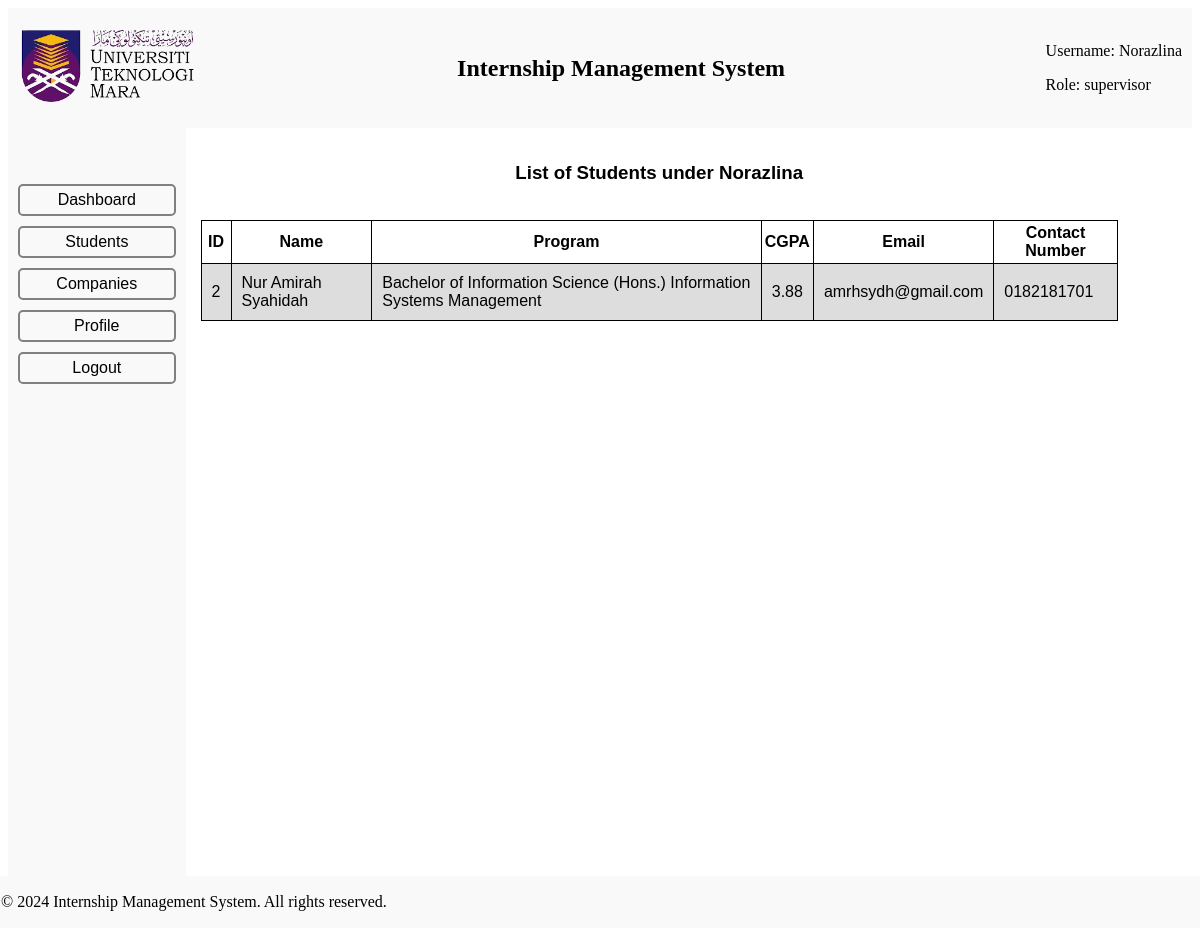
/SvViewStu.php (signed in), run on the app's committed database.
### tables this page shows
CREATE TABLE `supervisors` (
  `supervisor_id` int(11) NOT NULL,
  `supervisor_user_id` int(11) NOT NULL,
  `supervisor_name` varchar(200) NOT NULL,
  `supervisor_contact` varchar(12) NOT NULL
);

CREATE TABLE `students` (
  `student_id` int(11) NOT NULL,
  `student_user_id` int(11) NOT NULL,
  `student_name` varchar(200) NOT NULL,
  `student_address` varchar(600) NOT NULL,
  `student_program` varchar(200) NOT NULL,
  `student_cgpa` varchar(4) NOT NULL,
  `student_contact` varchar(12) NOT NULL,
  `student_supervisor_id` int(11) DEFAULT NULL
);

CREATE TABLE `users` (
  `user_id` int(11) NOT NULL,
  `user_email` varchar(50) NOT NULL,
  `user_username` varchar(100) NOT NULL,
  `user_password` varchar(256) NOT NULL,
  `user_role` enum('admin','student','supervisor','company') NOT NULL
);

### SvViewStu.php (the view, shortened to what this page needs)
<?php
include_once 'SvHeader.php';
$user_id = $_SESSION['user']['user_id'];
$sql_supervisor = "SELECT * FROM `supervisors` WHERE `supervisor_user_id` = '$user_id'";
$result_supervisor = $conn->query($sql_supervisor);
$supervisor = $result_supervisor->fetch_assoc();
$supervisor_id = $supervisor['supervisor_id'];
$sql = "SELECT * FROM `students` JOIN `users` ON `students`.`student_user_id` = `users`.`user_id` WHERE `students`.`student_supervisor_id` = '$supervisor_id'";
$result = $conn->query($sql);
?>
<h3 style='text-align:center'>List of Students under <?= $supervisor['supervisor_name'] ?></h3><br>
<table>
    <tr>
        <th>ID</th>
        <th>Name</th>
        <th>Program</th>
        <th>CGPA</th>
        <th>Email</th>
        <th>Contact Number</th>
    </tr>
    <?php if ($result->num_rows > 0) : ?>
        <?php foreach ($result as $key => $row) : ?>
            <tr>
                <td><?= $row["student_id"] ?></td>
                <td><?= $row["student_name"] ?></td>
                <td><?= $row["student_program"] ?></td>
                <td><?= $row["student_cgpa"] ?></td>
                <td><?= $row["user_email"] ?></td>
                <td><?= $row["student_contact"] ?></td>
            </tr>
        <?php endforeach; ?>
    <?php else : ?>
        <tr>
            <td colspan="6">No students found</td>
        </tr>
    <?php endif; ?>
</table>
<?php include_once 'footer.php'; ?>

### SvHeader.php (style rules this page uses)
body { font-family: Arial, sans-serif; }

### SvViewStu.php (style rules this page uses)
table { font-family: arial, sans-serif; border-collapse: collapse; width: 100%; }
td { border: 1px solid black; text-align: left; padding: 10px; }
th { border: 1px solid black; text-align: center; padding: 3px; }
tr:nth-child(even) { background-color: #dddddd; }

### data on the page
supervisors: supervisor_name "Norazlina"
students: student_id "2", student_name "Nur Amirah Syahidah", student_program "Bachelor of Information Science (Hons.) Information Systems Management", student_cgpa "3.88", student_user.user_email "amrhsydh@gmail.com", student_contact "0182181701"

### other printed values
$userName "Norazlina"
$userRole "supervisor"
